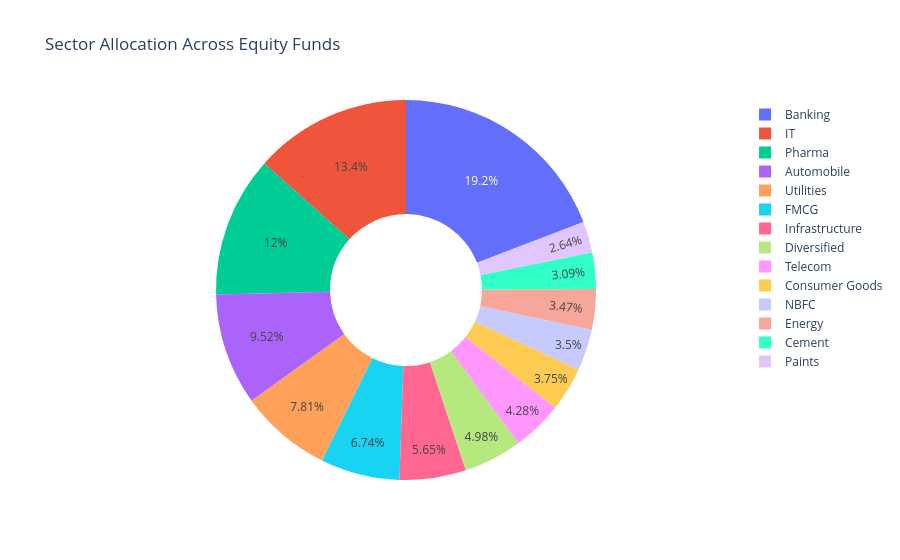

The notebook cell this image was saved under:
### Code cell
import plotly.express as px

sector_summary = holdings.groupby(
    "sector"
)["weight_pct"].sum().reset_index()


fig = px.pie(
    sector_summary,
    names="sector",
    values="weight_pct",
    hole=0.4,
    title="Sector Allocation Across Equity Funds"
)

fig.show()

### Figure 1 — Plotly figure (JSON) as saved in the notebook; plotly's stock layout.template omitted (floating-point values rounded to 4 significant figures)
{"data": [{"domain": {"x": [0, 1], "y": [0, 1]}, "hole": 0.4, "hovertemplate": "sector=%{label}<br>weight_pct=%{value}<extra></extra>", "labels": ["Automobile", "Banking", "Cement", "Consumer Goods", "Diversified", "Energy", "FMCG", "IT", "Infrastructure", "NBFC", "Paints", "Pharma", "Telecom", "Utilities"], "legendgroup": "", "name": "", "showlegend": true, "type": "pie", "values": [323.6, 652.3, 105.0, 127.6, 169.2, 117.9, 229.1, 455.5, 192.2, 119.1, 89.86, 407.4, 145.6, 265.5]}], "layout": {"legend": {"tracegroupgap": 0}, "title": {"text": "Sector Allocation Across Equity Funds"}}}
